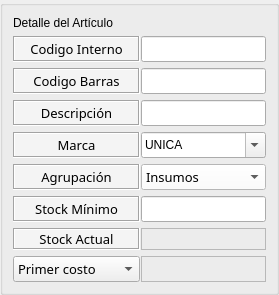
        <widget class="QGroupBox" name="box_articulo">
         <property name="font">
          <font>
           <family>DokChampa</family>
           <pointsize>8</pointsize>
           <weight>50</weight>
           <bold>false</bold>
          </font>
         </property>
         <property name="focusPolicy">
          <enum>Qt::NoFocus</enum>
         </property>
         <property name="styleSheet">
          <string notr="true">#box_articulo{
	background-color: #F2F6FD;
	}</string>
         </property>
         <property name="title">
          <string/>
         </property>
         <property name="flat">
          <bool>false</bool>
         </property>
         <layout class="QGridLayout" name="gl" columnstretch="3,4">
          <property name="leftMargin">
           <number>10</number>
          </property>
          <property name="topMargin">
           <number>10</number>
          </property>
          <property name="rightMargin">
           <number>10</number>
          </property>
          <property name="bottomMargin">
           <number>10</number>
          </property>
          <property name="horizontalSpacing">
           <number>1</number>
          </property>
          <item row="3" column="0">
           <widget class="QLabel" name="label_descripcion">
            <property name="sizePolicy">
             <sizepolicy hsizetype="Expanding" vsizetype="Minimum">
              <horstretch>0</horstretch>
              <verstretch>0</verstretch>
             </sizepolicy>
            </property>
            <property name="font">
             <font>
              <family>DokChampa</family>
              <pointsize>10</pointsize>
              <weight>50</weight>
              <bold>false</bold>
             </font>
            </property>
            <property name="styleSheet">
             <string notr="true">#label_descripcion{
background-color: #F4F4F4
}</string>
            </property>
            <property name="frameShape">
             <enum>QFrame::Box</enum>
            </property>
            <property name="frameShadow">
             <enum>QFrame::Sunken</enum>
            </property>
            <property name="text">
             <string>Descripción</string>
            </property>
            <property name="alignment">
             <set>Qt::AlignCenter</set>
            </property>
           </widget>
          </item>
          <item row="2" column="1">
           <widget class="QLineEdit" name="art_cod_barras">
            <property name="sizePolicy">
             <sizepolicy hsizetype="Expanding" vsizetype="Minimum">
              <horstretch>0</horstretch>
              <verstretch>0</verstretch>
             </sizepolicy>
            </property>
            <property name="font">
             <font>
              <family>DokChampa</family>
              <pointsize>10</pointsize>
              <weight>50</weight>
              <bold>false</bold>
             </font>
            </property>
            <property name="text">
             <string/>
            </property>
            <property name="frame">
             <bool>true</bool>
            </property>
            <property name="dragEnabled">
             <bool>false</bool>
            </property>
            <property name="readOnly">
             <bool>false</bool>
            </property>
           </widget>
          </item>
          <item row="2" column="0">
           <widget class="QLabel" name="label_cod_barras">
            <property name="sizePolicy">
             <sizepolicy hsizetype="Expanding" vsizetype="Minimum">
              <horstretch>0</horstretch>
              <verstretch>0</verstretch>
             </sizepolicy>
            </property>
            <property name="font">
             <font>
              <family>DokChampa</family>
              <pointsize>10</pointsize>
              <weight>50</weight>
              <bold>false</bold>
             </font>
            </property>
            <property name="styleSheet">
             <string notr="true">#label_cod_barras{
background-color: #F4F4F4
}</string>
            </property>
            <property name="frameShape">
             <enum>QFrame::Box</enum>
            </property>
            <property name="frameShadow">
             <enum>QFrame::Sunken</enum>
            </property>
            <property name="text">
             <string>Codigo Barras</string>
            </property>
            <property name="alignment">
             <set>Qt::AlignCenter</set>
            </property>
           </widget>
          </item>
          <item row="1" column="1">
           <widget class="QLineEdit" name="art_id">
            <property name="sizePolicy">
             <sizepolicy hsizetype="Expanding" vsizetype="Minimum">
              <horstretch>0</horstretch>
              <verstretch>0</verstretch>
             </sizepolicy>
            </property>
            <property name="font">
             <font>
              <family>DokChampa</family>
              <pointsize>10</pointsize>
              <weight>50</weight>
              <bold>false</bold>
             </font>
            </property>
            <property name="text">
             <string/>
            </property>
            <property name="frame">
             <bool>true</bool>
            </property>
            <property name="dragEnabled">
             <bool>false</bool>
            </property>
            <property name="readOnly">
             <bool>false</bool>
            </property>
           </widget>
          </item>
          <item row="0" column="0" colspan="2">
           <widget class="QLabel" name="label">
            <property name="styleSheet">
             <string notr="true"/>
            </property>
            <property name="text">
             <string>Detalle del Artículo</string>
            </property>
           </widget>
          </item>
          <item row="1" column="0">
           <widget class="QLabel" name="label_cod_interno">
            <property name="sizePolicy">
             <sizepolicy hsizetype="Expanding" vsizetype="Minimum">
              <horstretch>0</horstretch>
              <verstretch>0</verstretch>
             </sizepolicy>
            </property>
            <property name="font">
             <font>
              <family>DokChampa</family>
              <pointsize>10</pointsize>
              <weight>50</weight>
              <bold>false</bold>
             </font>
            </property>
            <property name="styleSheet">
             <string notr="true">#label_cod_interno{
background-color: #F4F4F4}</string>
            </property>
            <property name="frameShape">
             <enum>QFrame::Box</enum>
            </property>
            <property name="frameShadow">
             <enum>QFrame::Sunken</enum>
            </property>
            <property name="text">
             <string>Codigo Interno</string>
            </property>
            <property name="alignment">
             <set>Qt::AlignCenter</set>
            </property>
           </widget>
          </item>
          <item row="6" column="0">
           <widget class="QLabel" name="label_stock_minimo">
            <property name="sizePolicy">
             <sizepolicy hsizetype="Expanding" vsizetype="Minimum">
              <horstretch>0</horstretch>
              <verstretch>0</verstretch>
             </sizepolicy>
            </property>
            <property name="font">
             <font>
              <family>DokChampa</family>
              <pointsize>10</pointsize>
              <weight>50</weight>
              <bold>false</bold>
             </font>
            </property>
            <property name="styleSheet">
             <string notr="true">#label_stock_minimo{
background-color: #F4F4F4
}</string>
            </property>
            <property name="frameShape">
             <enum>QFrame::Box</enum>
            </property>
            <property name="frameShadow">
             <enum>QFrame::Sunken</enum>
            </property>
            <property name="text">
             <string>Stock Mínimo</string>
            </property>
            <property name="alignment">
             <set>Qt::AlignCenter</set>
            </property>
           </widget>
          </item>
          <item row="5" column="1">
           <widget class="QComboBox" name="art_agrupacion">
            <property name="sizePolicy">
             <sizepolicy hsizetype="Expanding" vsizetype="Minimum">
              <horstretch>0</horstretch>
              <verstretch>0</verstretch>
             </sizepolicy>
            </property>
            <property name="font">
             <font>
              <family>DokChampa</family>
              <pointsize>10</pointsize>
              <weight>50</weight>
              <bold>false</bold>
             </font>
            </property>
            <property name="styleSheet">
             <string notr="true">#art_agrupacion{
background-color: #ffffff;
}</string>
            </property>
            <item>
             <property name="text">
              <string>Insumos</string>
             </property>
            </item>
            <item>
             <property name="text">
              <string>Reparacion</string>
             </property>
            </item>
            <item>
             <property name="text">
              <string>Inversion</string>
             </property>
            </item>
           </widget>
          </item>
          <item row="3" column="1">
           <widget class="QLineEdit" name="art_descripcion">
            <property name="sizePolicy">
             <sizepolicy hsizetype="Expanding" vsizetype="Minimum">
              <horstretch>0</horstretch>
              <verstretch>0</verstretch>
             </sizepolicy>
            </property>
            <property name="font">
             <font>
              <family>DokChampa</family>
              <pointsize>10</pointsize>
              <weight>50</weight>
              <bold>false</bold>
             </font>
            </property>
            <property name="text">
             <string/>
            </property>
            <property name="frame">
             <bool>true</bool>
            </property>
            <property name="dragEnabled">
             <bool>false</bool>
            </property>
            <property name="readOnly">
             <bool>false</bool>
            </property>
           </widget>
          </item>
          <item row="5" column="0">
           <widget class="QLabel" name="label_agrupacion">
            <property name="sizePolicy">
             <sizepolicy hsizetype="Expanding" vsizetype="Minimum">
              <horstretch>0</horstretch>
              <verstretch>0</verstretch>
             </sizepolicy>
            </property>
            <property name="font">
             <font>
              <family>DokChampa</family>
              <pointsize>10</pointsize>
              <weight>50</weight>
              <bold>false</bold>
             </font>
            </property>
            <property name="styleSheet">
             <string notr="true">#label_agrupacion{
background-color: #F4F4F4
}</string>
            </property>
            <property name="frameShape">
             <enum>QFrame::Box</enum>
            </property>
            <property name="frameShadow">
             <enum>QFrame::Sunken</enum>
            </property>
            <property name="text">
             <string>Agrupación</string>
            </property>
            <property name="alignment">
             <set>Qt::AlignCenter</set>
            </property>
           </widget>
          </item>
          <item row="8" column="1">
           <widget class="QLabel" name="comp_costo">
            <property name="sizePolicy">
             <sizepolicy hsizetype="Expanding" vsizetype="Minimum">
              <horstretch>0</horstretch>
              <verstretch>0</verstretch>
             </sizepolicy>
            </property>
            <property name="font">
             <font>
              <family>DokChampa</family>
              <pointsize>10</pointsize>
              <weight>50</weight>
              <bold>false</bold>
             </font>
            </property>
            <property name="styleSheet">
             <string notr="true">#art_costo{
background-color: #ffffff;
}</string>
            </property>
            <property name="frameShape">
             <enum>QFrame::StyledPanel</enum>
            </property>
            <property name="text">
             <string/>
            </property>
           </widget>
          </item>
          <item row="6" column="1">
           <widget class="QLineEdit" name="art_stock_minimo">
            <property name="enabled">
             <bool>true</bool>
            </property>
            <property name="sizePolicy">
             <sizepolicy hsizetype="Expanding" vsizetype="Minimum">
              <horstretch>0</horstretch>
              <verstretch>0</verstretch>
             </sizepolicy>
            </property>
            <property name="font">
             <font>
              <family>DokChampa</family>
              <pointsize>10</pointsize>
              <weight>50</weight>
              <bold>false</bold>
             </font>
            </property>
            <property name="text">
             <string/>
            </property>
            <property name="frame">
             <bool>true</bool>
            </property>
            <property name="dragEnabled">
             <bool>false</bool>
            </property>
            <property name="readOnly">
             <bool>false</bool>
            </property>
           </widget>
          </item>
          <item row="8" column="0">
           <widget class="QComboBox" name="opcion_costo">
            <property name="sizePolicy">
             <sizepolicy hsizetype="Expanding" vsizetype="Minimum">
              <horstretch>0</horstretch>
              <verstretch>0</verstretch>
             </sizepolicy>
            </property>
            <property name="font">
             <font>
              <family>DokChampa</family>
              <pointsize>10</pointsize>
              <weight>50</weight>
              <bold>false</bold>
             </font>
            </property>
            <property name="styleSheet">
             <string notr="true">#comboBox_opcion_costo{
background-color: #F4F4F4
}</string>
            </property>
            <property name="frame">
             <bool>true</bool>
            </property>
            <item>
             <property name="text">
              <string>Primer costo</string>
             </property>
            </item>
            <item>
             <property name="text">
              <string>Ultimo costo</string>
             </property>
            </item>
            <item>
             <property name="text">
              <string>Costo promedio</string>
             </property>
            </item>
           </widget>
          </item>
          <item row="4" column="0">
           <widget class="QLabel" name="label_marca">
            <property name="sizePolicy">
             <sizepolicy hsizetype="Expanding" vsizetype="Minimum">
              <horstretch>0</horstretch>
              <verstretch>0</verstretch>
             </sizepolicy>
            </property>
            <property name="font">
             <font>
              <family>DokChampa</family>
              <pointsize>10</pointsize>
              <weight>50</weight>
              <bold>false</bold>
             </font>
            </property>
            <property name="styleSheet">
             <string notr="true">#label_marca{
background-color: #F4F4F4
}</string>
            </property>
            <property name="frameShape">
             <enum>QFrame::Box</enum>
            </property>
            <property name="frameShadow">
             <enum>QFrame::Sunken</enum>
            </property>
            <property name="text">
             <string>Marca</string>
            </property>
            <property name="alignment">
             <set>Qt::AlignCenter</set>
            </property>
           </widget>
          </item>
          <item row="7" column="0">
           <widget class="QLabel" name="label_stock_actual">
            <property name="sizePolicy">
             <sizepolicy hsizetype="Expanding" vsizetype="Minimum">
              <horstretch>0</horstretch>
              <verstretch>0</verstretch>
             </sizepolicy>
            </property>
            <property name="font">
             <font>
              <family>DokChampa</family>
              <pointsize>10</pointsize>
              <weight>50</weight>
              <bold>false</bold>
             </font>
            </property>
            <property name="styleSheet">
             <string notr="true">#label_stock_actual{
background-color: #F4F4F4
}</string>
            </property>
            <property name="frameShape">
             <enum>QFrame::Box</enum>
            </property>
            <property name="frameShadow">
             <enum>QFrame::Sunken</enum>
            </property>
            <property name="text">
             <string>Stock Actual</string>
            </property>
            <property name="alignment">
             <set>Qt::AlignCenter</set>
            </property>
           </widget>
          </item>
          <item row="7" column="1">
           <widget class="QLabel" name="comp_stock_actual">
            <property name="sizePolicy">
             <sizepolicy hsizetype="Expanding" vsizetype="Minimum">
              <horstretch>0</horstretch>
              <verstretch>0</verstretch>
             </sizepolicy>
            </property>
            <property name="font">
             <font>
              <family>DokChampa</family>
              <pointsize>10</pointsize>
              <weight>50</weight>
              <bold>false</bold>
             </font>
            </property>
            <property name="styleSheet">
             <string notr="true">#art_stock_actual{
background-color: #ffffff;
}</string>
            </property>
            <property name="frameShape">
             <enum>QFrame::StyledPanel</enum>
            </property>
            <property name="text">
             <string/>
            </property>
            <property name="alignment">
             <set>Qt::AlignLeading|Qt::AlignLeft|Qt::AlignTop</set>
            </property>
           </widget>
          </item>
          <item row="4" column="1">
           <widget class="QComboBox" name="art_marca">
            <property name="sizePolicy">
             <sizepolicy hsizetype="Expanding" vsizetype="Minimum">
              <horstretch>0</horstretch>
              <verstretch>0</verstretch>
             </sizepolicy>
            </property>
            <property name="font">
             <font>
              <family>DokChampa</family>
              <pointsize>10</pointsize>
              <weight>50</weight>
              <bold>false</bold>
             </font>
            </property>
            <property name="styleSheet">
             <string notr="true">#art_agrupacion{
background-color: #ffffff;
}</string>
            </property>
            <property name="editable">
             <bool>true</bool>
            </property>
            <item>
             <property name="text">
              <string>UNICA</string>
             </property>
            </item>
            <item>
             <property name="text">
              <string>TORNO</string>
             </property>
            </item>
           </widget>
          </item>
         </layout>
        </widget>
